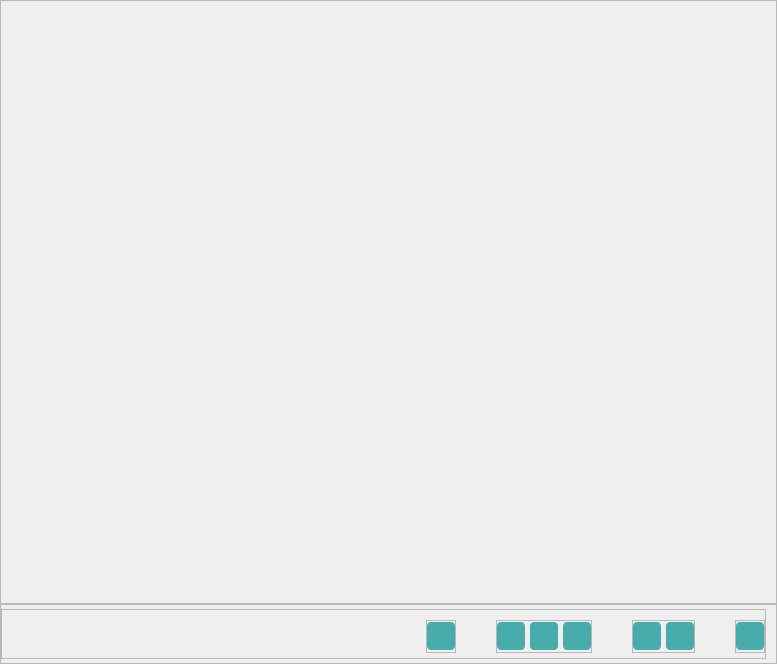
<?xml version="1.0" encoding="UTF-8"?>
<ui version="4.0">
 <class>MainWindow</class>
 <widget class="QMainWindow" name="MainWindow">
  <property name="geometry">
   <rect>
    <x>0</x>
    <y>0</y>
    <width>777</width>
    <height>664</height>
   </rect>
  </property>
  <property name="windowTitle">
   <string>MainWindow</string>
  </property>
  <property name="styleSheet">
   <string notr="true">QPushButton {
    color: white;                      /* Text color */
    border-radius: 4px;                /* Rounded corners */
    padding: 5px 8px;                 /* Padding inside button */
font: 10pt &quot;Bahnschrift SemiCondensed&quot;;
    background-color: #48ACAC;         /* Slightly darker color on hover */
       /* Border with a slightly darker shade */
}

QPushButton:hover {
    background-color: #2F958D;         /* Slightly darker color on hover */
}

QPushButton:pressed {
       /* Darken the border further when pressed */
    padding-left: 14px;                /* Slight movement for press effect */
    padding-top: 6px;                  /* Slight movement for press effect */
}</string>
  </property>
  <widget class="QWidget" name="centralwidget">
   <layout class="QVBoxLayout" name="verticalLayout">
    <property name="spacing">
     <number>0</number>
    </property>
    <property name="leftMargin">
     <number>0</number>
    </property>
    <property name="topMargin">
     <number>0</number>
    </property>
    <property name="rightMargin">
     <number>0</number>
    </property>
    <property name="bottomMargin">
     <number>0</number>
    </property>
    <item>
     <widget class="QFrame" name="videoFrame">
      <property name="frameShape">
       <enum>QFrame::StyledPanel</enum>
      </property>
      <property name="frameShadow">
       <enum>QFrame::Raised</enum>
      </property>
      <layout class="QVBoxLayout" name="verticalLayout_2">
       <item>
        <widget class="QLabel" name="lblVideo">
         <property name="text">
          <string/>
         </property>
        </widget>
       </item>
      </layout>
     </widget>
    </item>
    <item>
     <widget class="QFrame" name="buttonFrame">
      <property name="maximumSize">
       <size>
        <width>16777215</width>
        <height>60</height>
       </size>
      </property>
      <property name="frameShape">
       <enum>QFrame::StyledPanel</enum>
      </property>
      <property name="frameShadow">
       <enum>QFrame::Raised</enum>
      </property>
      <layout class="QVBoxLayout" name="verticalLayout_3">
       <property name="leftMargin">
        <number>0</number>
       </property>
       <property name="topMargin">
        <number>0</number>
       </property>
       <property name="rightMargin">
        <number>10</number>
       </property>
       <property name="bottomMargin">
        <number>0</number>
       </property>
       <item>
        <widget class="QFrame" name="Media_Buttons">
         <property name="maximumSize">
          <size>
           <width>16777215</width>
           <height>50</height>
          </size>
         </property>
         <property name="styleSheet">
          <string notr="true">#frame_3
{
	background-color: #1a1c1e;
}</string>
         </property>
         <property name="frameShape">
          <enum>QFrame::StyledPanel</enum>
         </property>
         <property name="frameShadow">
          <enum>QFrame::Raised</enum>
         </property>
         <layout class="QHBoxLayout" name="horizontalLayout_28">
          <property name="spacing">
           <number>5</number>
          </property>
          <property name="leftMargin">
           <number>0</number>
          </property>
          <property name="topMargin">
           <number>10</number>
          </property>
          <property name="rightMargin">
           <number>0</number>
          </property>
          <property name="bottomMargin">
           <number>5</number>
          </property>
          <item>
           <widget class="QFrame" name="Volume">
            <property name="minimumSize">
             <size>
              <width>0</width>
              <height>28</height>
             </size>
            </property>
            <property name="frameShape">
             <enum>QFrame::NoFrame</enum>
            </property>
            <property name="frameShadow">
             <enum>QFrame::Raised</enum>
            </property>
            <layout class="QHBoxLayout" name="horizontalLayout_9">
             <property name="spacing">
              <number>5</number>
             </property>
             <property name="leftMargin">
              <number>0</number>
             </property>
             <property name="topMargin">
              <number>0</number>
             </property>
             <property name="rightMargin">
              <number>0</number>
             </property>
             <property name="bottomMargin">
              <number>0</number>
             </property>
            </layout>
           </widget>
          </item>
          <item alignment="Qt::AlignRight">
           <widget class="QFrame" name="main_buttons">
            <property name="minimumSize">
             <size>
              <width>0</width>
              <height>28</height>
             </size>
            </property>
            <property name="frameShape">
             <enum>QFrame::NoFrame</enum>
            </property>
            <property name="frameShadow">
             <enum>QFrame::Raised</enum>
            </property>
            <layout class="QHBoxLayout" name="horizontalLayout_6">
             <property name="spacing">
              <number>40</number>
             </property>
             <property name="leftMargin">
              <number>0</number>
             </property>
             <property name="topMargin">
              <number>0</number>
             </property>
             <property name="rightMargin">
              <number>0</number>
             </property>
             <property name="bottomMargin">
              <number>0</number>
             </property>
             <item>
              <widget class="QFrame" name="frame_91">
               <property name="minimumSize">
                <size>
                 <width>0</width>
                 <height>0</height>
                </size>
               </property>
               <property name="maximumSize">
                <size>
                 <width>16777215</width>
                 <height>16777215</height>
                </size>
               </property>
               <property name="frameShape">
                <enum>QFrame::StyledPanel</enum>
               </property>
               <property name="frameShadow">
                <enum>QFrame::Raised</enum>
               </property>
               <layout class="QHBoxLayout" name="horizontalLayout_15">
                <property name="spacing">
                 <number>0</number>
                </property>
                <property name="leftMargin">
                 <number>0</number>
                </property>
                <property name="topMargin">
                 <number>0</number>
                </property>
                <property name="rightMargin">
                 <number>0</number>
                </property>
                <property name="bottomMargin">
                 <number>0</number>
                </property>
                <item>
                 <widget class="QPushButton" name="btnPlayPause">
                  <property name="minimumSize">
                   <size>
                    <width>28</width>
                    <height>28</height>
                   </size>
                  </property>
                  <property name="maximumSize">
                   <size>
                    <width>28</width>
                    <height>28</height>
                   </size>
                  </property>
                  <property name="cursor">
                   <cursorShape>PointingHandCursor</cursorShape>
                  </property>
                  <property name="toolTip">
                   <string>Play/Pause</string>
                  </property>
                  <property name="text">
                   <string/>
                  </property>
                  <property name="icon">
                   <iconset resource="resources.qrc">
                    <normaloff>:/images/images/cil-media-play.png</normaloff>:/images/images/cil-media-play.png</iconset>
                  </property>
                  <property name="iconSize">
                   <size>
                    <width>20</width>
                    <height>20</height>
                   </size>
                  </property>
                 </widget>
                </item>
               </layout>
              </widget>
             </item>
             <item>
              <widget class="QFrame" name="frame_94">
               <property name="minimumSize">
                <size>
                 <width>0</width>
                 <height>0</height>
                </size>
               </property>
               <property name="maximumSize">
                <size>
                 <width>16777215</width>
                 <height>16777215</height>
                </size>
               </property>
               <property name="frameShape">
                <enum>QFrame::StyledPanel</enum>
               </property>
               <property name="frameShadow">
                <enum>QFrame::Raised</enum>
               </property>
               <layout class="QHBoxLayout" name="horizontalLayout_16">
                <property name="spacing">
                 <number>5</number>
                </property>
                <property name="leftMargin">
                 <number>0</number>
                </property>
                <property name="topMargin">
                 <number>0</number>
                </property>
                <property name="rightMargin">
                 <number>0</number>
                </property>
                <property name="bottomMargin">
                 <number>0</number>
                </property>
                <item>
                 <widget class="QPushButton" name="btnStepBackward">
                  <property name="minimumSize">
                   <size>
                    <width>28</width>
                    <height>28</height>
                   </size>
                  </property>
                  <property name="maximumSize">
                   <size>
                    <width>28</width>
                    <height>28</height>
                   </size>
                  </property>
                  <property name="cursor">
                   <cursorShape>PointingHandCursor</cursorShape>
                  </property>
                  <property name="toolTip">
                   <string>Step Backward</string>
                  </property>
                  <property name="text">
                   <string/>
                  </property>
                  <property name="icon">
                   <iconset resource="resources.qrc">
                    <normaloff>:/images/images/cil-media-step-backward.png</normaloff>:/images/images/cil-media-step-backward.png</iconset>
                  </property>
                  <property name="iconSize">
                   <size>
                    <width>20</width>
                    <height>20</height>
                   </size>
                  </property>
                 </widget>
                </item>
                <item>
                 <widget class="QPushButton" name="btnEnd">
                  <property name="minimumSize">
                   <size>
                    <width>28</width>
                    <height>28</height>
                   </size>
                  </property>
                  <property name="maximumSize">
                   <size>
                    <width>28</width>
                    <height>28</height>
                   </size>
                  </property>
                  <property name="cursor">
                   <cursorShape>PointingHandCursor</cursorShape>
                  </property>
                  <property name="toolTip">
                   <string>Stop</string>
                  </property>
                  <property name="text">
                   <string/>
                  </property>
                  <property name="icon">
                   <iconset resource="resources.qrc">
                    <normaloff>:/images/images/cil-media-stop.png</normaloff>:/images/images/cil-media-stop.png</iconset>
                  </property>
                  <property name="iconSize">
                   <size>
                    <width>20</width>
                    <height>20</height>
                   </size>
                  </property>
                 </widget>
                </item>
                <item>
                 <widget class="QPushButton" name="btnStepUpward">
                  <property name="minimumSize">
                   <size>
                    <width>28</width>
                    <height>28</height>
                   </size>
                  </property>
                  <property name="maximumSize">
                   <size>
                    <width>28</width>
                    <height>28</height>
                   </size>
                  </property>
                  <property name="cursor">
                   <cursorShape>PointingHandCursor</cursorShape>
                  </property>
                  <property name="toolTip">
                   <string>Step Upward</string>
                  </property>
                  <property name="text">
                   <string/>
                  </property>
                  <property name="icon">
                   <iconset resource="resources.qrc">
                    <normaloff>:/images/images/cil-media-step-forward.png</normaloff>:/images/images/cil-media-step-forward.png</iconset>
                  </property>
                  <property name="iconSize">
                   <size>
                    <width>20</width>
                    <height>20</height>
                   </size>
                  </property>
                 </widget>
                </item>
               </layout>
              </widget>
             </item>
             <item>
              <widget class="QFrame" name="frame_95">
               <property name="minimumSize">
                <size>
                 <width>0</width>
                 <height>0</height>
                </size>
               </property>
               <property name="maximumSize">
                <size>
                 <width>16777215</width>
                 <height>16777215</height>
                </size>
               </property>
               <property name="frameShape">
                <enum>QFrame::StyledPanel</enum>
               </property>
               <property name="frameShadow">
                <enum>QFrame::Raised</enum>
               </property>
               <layout class="QHBoxLayout" name="horizontalLayout_17">
                <property name="spacing">
                 <number>5</number>
                </property>
                <property name="leftMargin">
                 <number>0</number>
                </property>
                <property name="topMargin">
                 <number>0</number>
                </property>
                <property name="rightMargin">
                 <number>0</number>
                </property>
                <property name="bottomMargin">
                 <number>0</number>
                </property>
                <item>
                 <widget class="QPushButton" name="btnDecreaseSpeed">
                  <property name="minimumSize">
                   <size>
                    <width>28</width>
                    <height>28</height>
                   </size>
                  </property>
                  <property name="maximumSize">
                   <size>
                    <width>28</width>
                    <height>28</height>
                   </size>
                  </property>
                  <property name="cursor">
                   <cursorShape>PointingHandCursor</cursorShape>
                  </property>
                  <property name="toolTip">
                   <string>Record</string>
                  </property>
                  <property name="text">
                   <string/>
                  </property>
                  <property name="icon">
                   <iconset resource="resources.qrc">
                    <normaloff>:/images/images/cil-circle.png</normaloff>:/images/images/cil-circle.png</iconset>
                  </property>
                  <property name="iconSize">
                   <size>
                    <width>20</width>
                    <height>20</height>
                   </size>
                  </property>
                 </widget>
                </item>
                <item>
                 <widget class="QPushButton" name="btnIncreaseSpeed">
                  <property name="minimumSize">
                   <size>
                    <width>28</width>
                    <height>28</height>
                   </size>
                  </property>
                  <property name="maximumSize">
                   <size>
                    <width>28</width>
                    <height>28</height>
                   </size>
                  </property>
                  <property name="cursor">
                   <cursorShape>PointingHandCursor</cursorShape>
                  </property>
                  <property name="toolTip">
                   <string>Take Picture</string>
                  </property>
                  <property name="text">
                   <string/>
                  </property>
                  <property name="icon">
                   <iconset resource="resources.qrc">
                    <normaloff>:/images/images/cil-camera.png</normaloff>:/images/images/cil-camera.png</iconset>
                  </property>
                  <property name="iconSize">
                   <size>
                    <width>20</width>
                    <height>20</height>
                   </size>
                  </property>
                 </widget>
                </item>
               </layout>
              </widget>
             </item>
             <item>
              <widget class="QFrame" name="frame_96">
               <property name="minimumSize">
                <size>
                 <width>0</width>
                 <height>0</height>
                </size>
               </property>
               <property name="maximumSize">
                <size>
                 <width>16777215</width>
                 <height>16777215</height>
                </size>
               </property>
               <property name="frameShape">
                <enum>QFrame::StyledPanel</enum>
               </property>
               <property name="frameShadow">
                <enum>QFrame::Raised</enum>
               </property>
               <layout class="QHBoxLayout" name="horizontalLayout_19">
                <property name="spacing">
                 <number>5</number>
                </property>
                <property name="leftMargin">
                 <number>0</number>
                </property>
                <property name="topMargin">
                 <number>0</number>
                </property>
                <property name="rightMargin">
                 <number>0</number>
                </property>
                <property name="bottomMargin">
                 <number>0</number>
                </property>
                <item>
                 <widget class="QPushButton" name="btnSetting">
                  <property name="minimumSize">
                   <size>
                    <width>28</width>
                    <height>28</height>
                   </size>
                  </property>
                  <property name="maximumSize">
                   <size>
                    <width>28</width>
                    <height>28</height>
                   </size>
                  </property>
                  <property name="cursor">
                   <cursorShape>PointingHandCursor</cursorShape>
                  </property>
                  <property name="toolTip">
                   <string>Setting</string>
                  </property>
                  <property name="text">
                   <string/>
                  </property>
                  <property name="icon">
                   <iconset resource="resources.qrc">
                    <normaloff>:/images/images/icon_settings.png</normaloff>:/images/images/icon_settings.png</iconset>
                  </property>
                  <property name="iconSize">
                   <size>
                    <width>20</width>
                    <height>20</height>
                   </size>
                  </property>
                 </widget>
                </item>
               </layout>
              </widget>
             </item>
            </layout>
           </widget>
          </item>
         </layout>
        </widget>
       </item>
      </layout>
     </widget>
    </item>
   </layout>
  </widget>
 </widget>
 <resources>
  <include location="resources.qrc"/>
 </resources>
 <connections/>
</ui>
